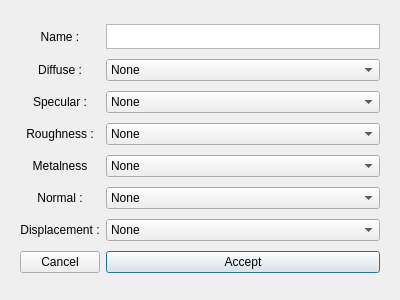
<?xml version="1.0" encoding="UTF-8"?>
<ui version="4.0">
 <class>Dialog</class>
 <widget class="QDialog" name="Dialog">
  <property name="geometry">
   <rect>
    <x>0</x>
    <y>0</y>
    <width>400</width>
    <height>300</height>
   </rect>
  </property>
  <property name="windowTitle">
   <string>Dialog</string>
  </property>
  <layout class="QHBoxLayout" name="horizontalLayout">
   <item>
    <widget class="QFrame" name="mainFrame">
     <layout class="QGridLayout" name="gridLayout">
      <item row="0" column="0">
       <widget class="QLabel" name="label_6">
        <property name="text">
         <string>Name :</string>
        </property>
        <property name="alignment">
         <set>Qt::AlignCenter</set>
        </property>
       </widget>
      </item>
      <item row="6" column="0">
       <widget class="QLabel" name="label_5">
        <property name="text">
         <string>Displacement :</string>
        </property>
        <property name="alignment">
         <set>Qt::AlignCenter</set>
        </property>
       </widget>
      </item>
      <item row="3" column="2">
       <widget class="QComboBox" name="roughness_cb">
        <item>
         <property name="text">
          <string>None</string>
         </property>
        </item>
       </widget>
      </item>
      <item row="2" column="2">
       <widget class="QComboBox" name="specular_cb">
        <item>
         <property name="text">
          <string>None</string>
         </property>
        </item>
       </widget>
      </item>
      <item row="7" column="2">
       <widget class="QPushButton" name="accept_btn">
        <property name="text">
         <string>Accept</string>
        </property>
       </widget>
      </item>
      <item row="0" column="2">
       <widget class="QTextEdit" name="name_te">
        <property name="maximumSize">
         <size>
          <width>16777215</width>
          <height>25</height>
         </size>
        </property>
        <property name="verticalScrollBarPolicy">
         <enum>Qt::ScrollBarAlwaysOff</enum>
        </property>
        <property name="horizontalScrollBarPolicy">
         <enum>Qt::ScrollBarAlwaysOff</enum>
        </property>
       </widget>
      </item>
      <item row="5" column="0">
       <widget class="QLabel" name="label_4">
        <property name="text">
         <string>Normal :</string>
        </property>
        <property name="alignment">
         <set>Qt::AlignCenter</set>
        </property>
       </widget>
      </item>
      <item row="2" column="0">
       <widget class="QLabel" name="label_2">
        <property name="text">
         <string>Specular :</string>
        </property>
        <property name="alignment">
         <set>Qt::AlignCenter</set>
        </property>
       </widget>
      </item>
      <item row="1" column="2">
       <widget class="QComboBox" name="diffuse_cb">
        <item>
         <property name="text">
          <string>None</string>
         </property>
        </item>
       </widget>
      </item>
      <item row="3" column="0">
       <widget class="QLabel" name="label_3">
        <property name="text">
         <string>Roughness :</string>
        </property>
        <property name="alignment">
         <set>Qt::AlignCenter</set>
        </property>
       </widget>
      </item>
      <item row="5" column="2">
       <widget class="QComboBox" name="normal_cb">
        <item>
         <property name="text">
          <string>None</string>
         </property>
        </item>
       </widget>
      </item>
      <item row="7" column="0">
       <widget class="QPushButton" name="cancel_btn">
        <property name="text">
         <string>Cancel</string>
        </property>
       </widget>
      </item>
      <item row="1" column="0">
       <widget class="QLabel" name="label">
        <property name="text">
         <string>Diffuse :</string>
        </property>
        <property name="alignment">
         <set>Qt::AlignCenter</set>
        </property>
       </widget>
      </item>
      <item row="6" column="2">
       <widget class="QComboBox" name="displacement_cb">
        <item>
         <property name="text">
          <string>None</string>
         </property>
        </item>
       </widget>
      </item>
      <item row="4" column="0">
       <widget class="QLabel" name="label_7">
        <property name="text">
         <string>Metalness</string>
        </property>
        <property name="alignment">
         <set>Qt::AlignCenter</set>
        </property>
       </widget>
      </item>
      <item row="4" column="2">
       <widget class="QComboBox" name="metalness_cb">
        <item>
         <property name="text">
          <string>None</string>
         </property>
        </item>
       </widget>
      </item>
     </layout>
    </widget>
   </item>
  </layout>
 </widget>
 <resources/>
 <connections/>
</ui>
